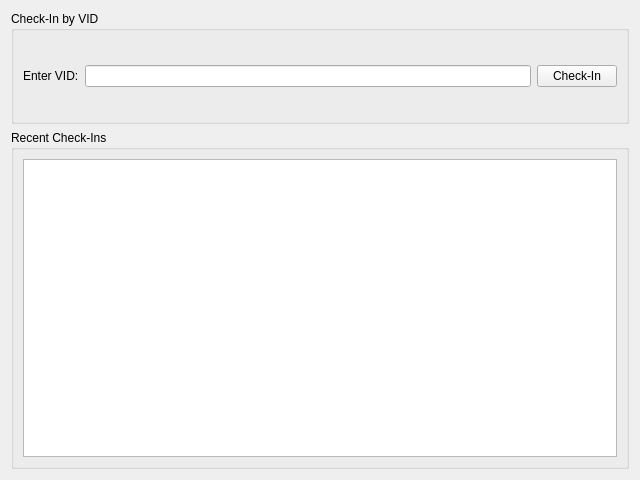
<?xml version="1.0" encoding="UTF-8"?>
<ui version="4.0">
 <class>Checkin_Form</class>
 <widget class="QWidget" name="Checkin_Form">
  <property name="geometry">
   <rect>
    <x>0</x>
    <y>0</y>
    <width>640</width>
    <height>480</height>
   </rect>
  </property>
  <property name="windowTitle">
   <string>Form</string>
  </property>
  <layout class="QGridLayout" name="gridLayout">
   <item row="1" column="0">
    <widget class="QGroupBox" name="groupBox">
     <property name="sizePolicy">
      <sizepolicy hsizetype="Preferred" vsizetype="Preferred">
       <horstretch>12</horstretch>
       <verstretch>6</verstretch>
      </sizepolicy>
     </property>
     <property name="title">
      <string>Recent Check-Ins</string>
     </property>
     <layout class="QGridLayout" name="gridLayout_2">
      <item row="0" column="0">
       <widget class="QListWidget" name="recent_checkins_view"/>
      </item>
     </layout>
    </widget>
   </item>
   <item row="0" column="0">
    <widget class="QGroupBox" name="groupBox_2">
     <property name="sizePolicy">
      <sizepolicy hsizetype="Preferred" vsizetype="Preferred">
       <horstretch>12</horstretch>
       <verstretch>2</verstretch>
      </sizepolicy>
     </property>
     <property name="title">
      <string>Check-In by VID</string>
     </property>
     <layout class="QHBoxLayout" name="horizontalLayout">
      <item>
       <widget class="QLabel" name="label">
        <property name="text">
         <string>Enter VID:</string>
        </property>
       </widget>
      </item>
      <item>
       <widget class="QLineEdit" name="vid_field"/>
      </item>
      <item>
       <widget class="QPushButton" name="checkin_button">
        <property name="text">
         <string>Check-In</string>
        </property>
       </widget>
      </item>
     </layout>
    </widget>
   </item>
  </layout>
 </widget>
 <resources/>
 <connections/>
</ui>
